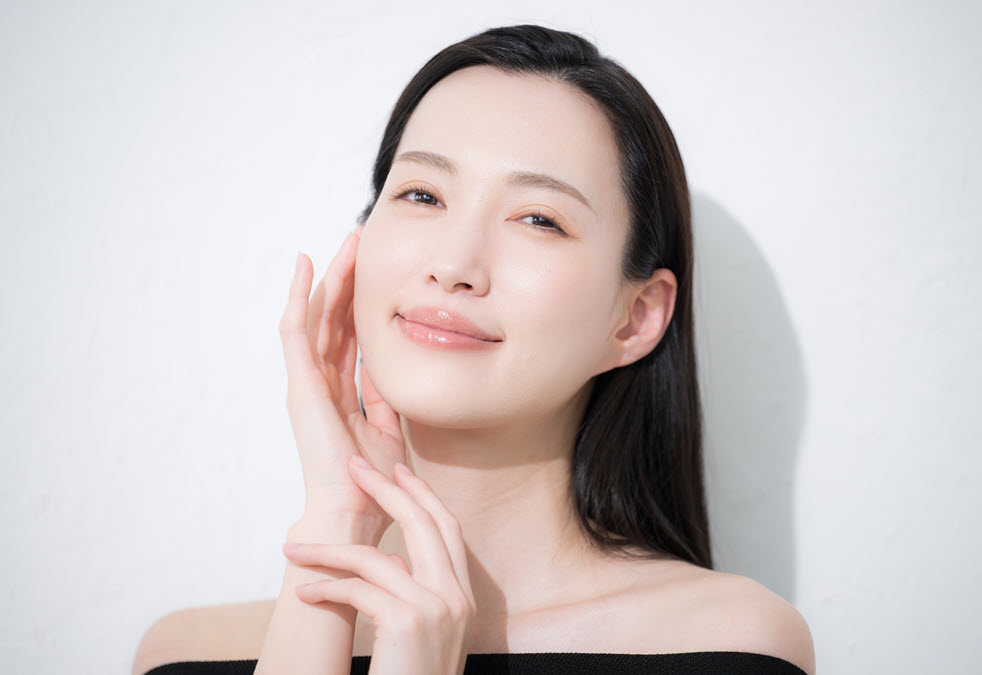
#> input picture images/person2.jpg, 982 x 675 px
$ jupyter execute sec07_noise_remove.ipynb
#> lines starting #> are read from the running program, lines starting #| are printed output that depends on the picture
[cell 1]
import cv2
import numpy as np
import matplotlib.pyplot as plt

# 한글 폰트 설정 (Windows)
plt.rcParams['font.family'] = 'Malgun Gothic'

# 마이너스 기호 깨짐 방지
plt.rcParams['axes.unicode_minus'] = False

[cell 2]
# 원본 이미지 읽기
img_original = cv2.imread("../images/person2.jpg")
#> img_original is the input picture: shape (675, 982, 3); mean B, G, R 199.3, 199.4, 207.8
img_original = cv2.cvtColor(img_original, cv2.COLOR_BGR2RGB)

[cell 3]
# 전체적으로 거친 노이즈 이미지 생성
# - sigma: 표준편차(클수록 노이즈 강함)
def add_gaussian_noise(image_rgb, sigma) -> np.ndarray:
#> called with sigma = 30
    noise = np.random.normal(0, sigma, image_rgb.shape).astype(np.float32)
    noisy = image_rgb.astype(np.float32) + noise
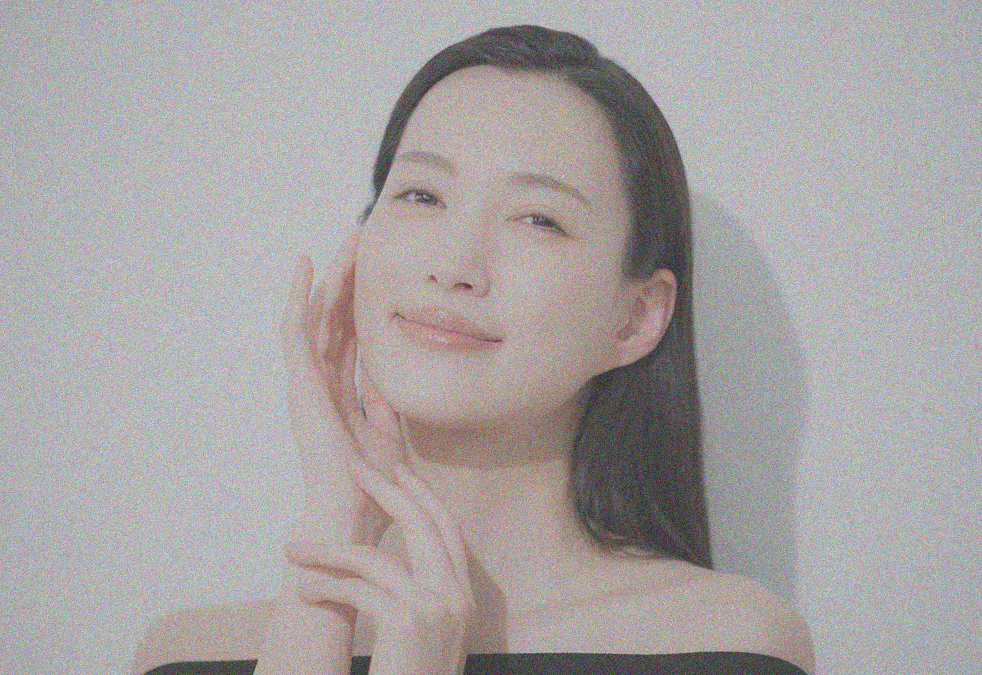
#> noisy: shape (675, 982, 3) float32; mean R, G, B 207.8, 199.4, 199.3; drawn with min black and max white
    return np.clip(noisy, 0, 255).astype(np.uint8)
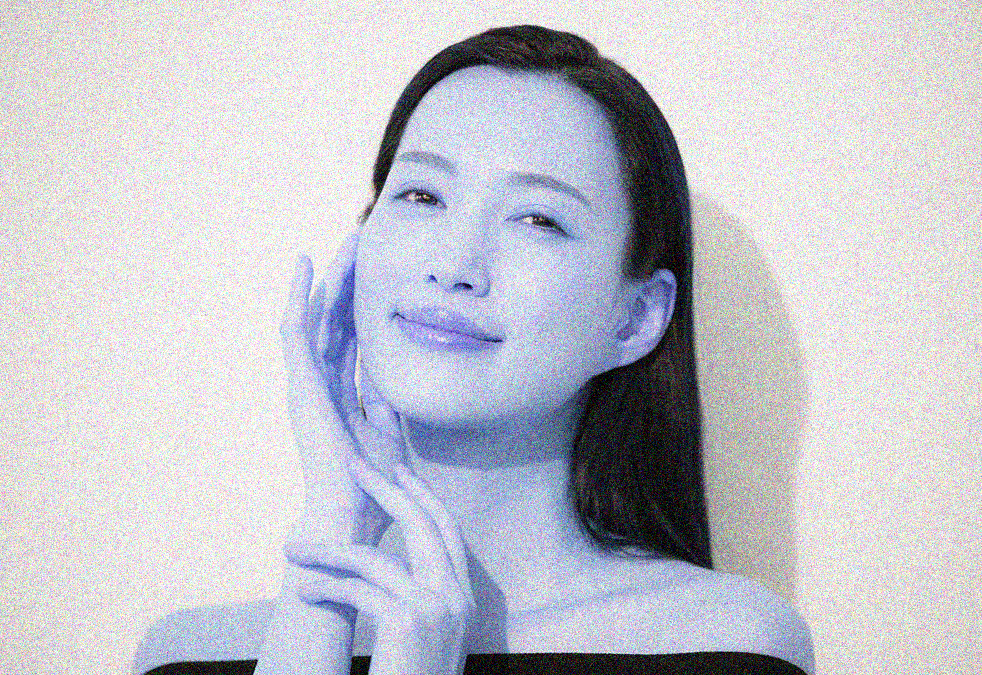
#> returned value: shape (675, 982, 3); mean of channels 0, 1, 2 204.5, 196.6, 195.9; drawn as B, G, R
img_gaussian_noisy = add_gaussian_noise(img_original, sigma=30.0)

# 시각화
fig, axes = plt.subplots(1, 2)

axes[0].set_title("Original")
axes[0].imshow(img_original)
axes[0].axis("off")

axes[1].set_title("Gaussian Noise")
axes[1].imshow(img_gaussian_noisy)
axes[1].axis("off")

plt.show()
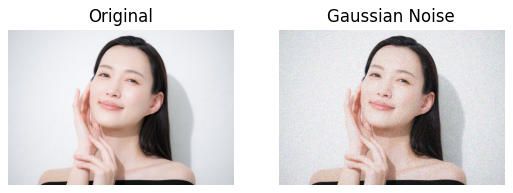
#> figure drawn by matplotlib, 2 panels

[cell 4]
# 소금-후추 노이즈 이미지 생성 (일부 픽셀이 0(검정색) 또는 255(흰색)로 튐)
# amount: 전체 픽셀 중 노이즈가 들어갈 비율 (예: 0.1 = 10%)
# salt_vs_pepper: 노이즈 중 흰색과 검은색 비율(0.5 = 흰색 50%, 검은색 50%)
def add_salt_pepper_noise(image_rgb, amount, salt_vs_pepper) -> np.ndarray:
#> called with amount = 0.1, salt_vs_pepper = 0.5
    noisy = image_rgb.copy()
    h, w = noisy.shape[:2]
#> h = 675; w = 982
    num_pixels = h * w
#> num_pixels = 662850
    num_noisy = int(num_pixels * amount)
#> num_noisy = 66285

    # Salt
    num_salt = int(num_noisy * salt_vs_pepper)
#> num_salt = 33142
    ys = np.random.randint(0, h, num_salt)
    xs = np.random.randint(0, w, num_salt)
    noisy[ys, xs] = 255

    # Pepper
    num_pepper = num_noisy - num_salt
#> num_pepper = 33143
    ys = np.random.randint(0, h, num_pepper)
    xs = np.random.randint(0, w, num_pepper)
    noisy[ys, xs] = 0
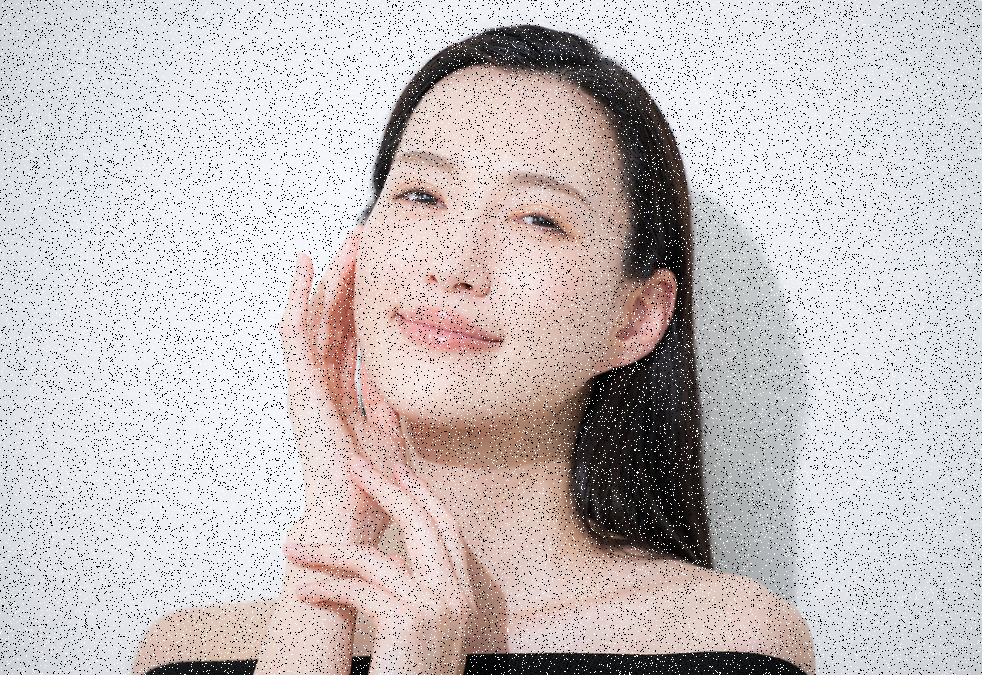
#> noisy: shape (675, 982, 3); mean R, G, B 199.9, 192.3, 192.2

    return noisy
img_sp_noisy = add_salt_pepper_noise(img_original, amount=0.1, salt_vs_pepper=0.5)

# 시각화
fig, axes = plt.subplots(1, 2)

axes[0].set_title("Original")
axes[0].imshow(img_original)
axes[0].axis("off")

axes[1].set_title("Salt & Pepper Noise")
axes[1].imshow(img_sp_noisy)
axes[1].axis("off")

plt.show()

[cell 5]
# 블러 적용 함수: 세 가지 블러 결과를 dict로 반환
def apply_blurs(image_rgb, k) -> dict:
    # 평균 블러 적용
#> called with k = 9
    blur = cv2.blur(image_rgb, (k, k))

    # 가우시안 블러 적용
    # - sigmaX: 가우시안 커널의 표준편차 (클수록 더 부드러운 블러)
    # - sigmaX=0이면 자동 계산
    gaussian = cv2.GaussianBlur(image_rgb, (k, k), sigmaX=0)

    # 미디언 블러 적용: 커널 크기만 받음
    median = cv2.medianBlur(image_rgb, k)
    return {
        "Blur": blur,
        "GaussianBlur": gaussian,
        "MedianBlur": median
    }

# 블러 적용
gaussian_results = apply_blurs(img_gaussian_noisy, k=9)
#> gaussian_results = 3 items
sp_results = apply_blurs(img_sp_noisy, k=9)
#> call 2 of apply_blurs, with k = 9
#> in apply_blurs (call 2), `blur = cv2.blur(image_rgb, (k, k))`:
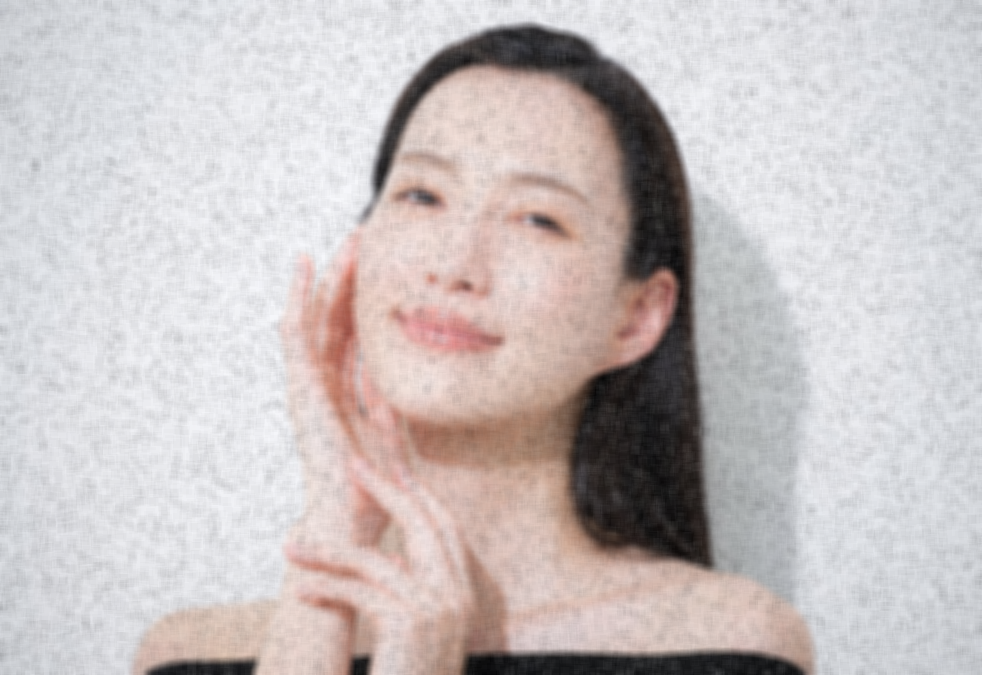
#> blur: shape (675, 982, 3); mean R, G, B 199.9, 192.3, 192.2
#> sp_results = 3 items

[cell 6]
# Figure 생성
fig, axes = plt.subplots(3, 3, figsize=(14, 10))

# 1행: 원본 + 노이즈 2종
axes[0, 0].set_title("Original", fontsize=20)
axes[0, 0].imshow(img_original)
axes[0, 0].axis("off")

axes[0, 1].set_title("Gaussian Noise", fontsize=20)
axes[0, 1].imshow(img_gaussian_noisy)
axes[0, 1].axis("off")

axes[0, 2].set_title("Salt & Pepper Noise", fontsize=20)
axes[0, 2].imshow(img_sp_noisy)
axes[0, 2].axis("off")

# 2행: 가우시안 노이즈에 대한 블러 3종
axes[1, 0].set_title("Gaussian-Noise + Blur", fontsize=20)
axes[1, 0].imshow(gaussian_results["Blur"])
axes[1, 0].axis("off")

axes[1, 1].set_title("Gaussian-Noise + Gaussian", fontsize=20)
axes[1, 1].imshow(gaussian_results["GaussianBlur"])
axes[1, 1].axis("off")

axes[1, 2].set_title("Gaussian-Noise + Median", fontsize=20)
axes[1, 2].imshow(gaussian_results["MedianBlur"])
axes[1, 2].axis("off")

# 3행: 소금-후추 노이즈에 대한 블러 3종
axes[2, 0].set_title("Salt & Pepper Noise + Blur", fontsize=20)
axes[2, 0].imshow(sp_results["Blur"])
axes[2, 0].axis("off")

axes[2, 1].set_title("Salt & Pepper Noise + Gaussian", fontsize=20)
axes[2, 1].imshow(sp_results["GaussianBlur"])
axes[2, 1].axis("off")

axes[2, 2].set_title("Salt & Pepper Noise + Median", fontsize=20)
axes[2, 2].imshow(sp_results["MedianBlur"])
axes[2, 2].axis("off")

# 레이아웃 여백 조정
fig.tight_layout(h_pad=3.0)

# 그래프 출력
plt.show()

$ run again, with images/person1.jpg copied over images/person2.jpg
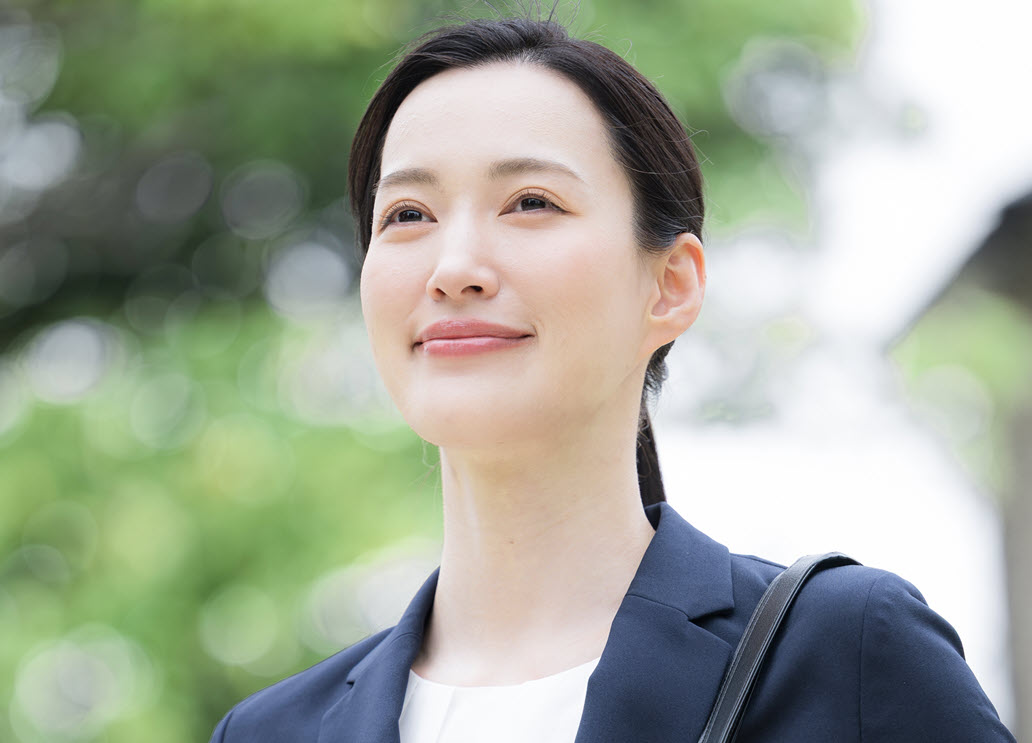
#> input picture images/person1.jpg, 1032 x 743 px
#> img_original is the input picture: shape (743, 1032, 3); mean B, G, R 151.4, 167.6, 159.9
#> in add_gaussian_noise, `return np.clip(noisy, 0, 255).astype(np.uint8)`:
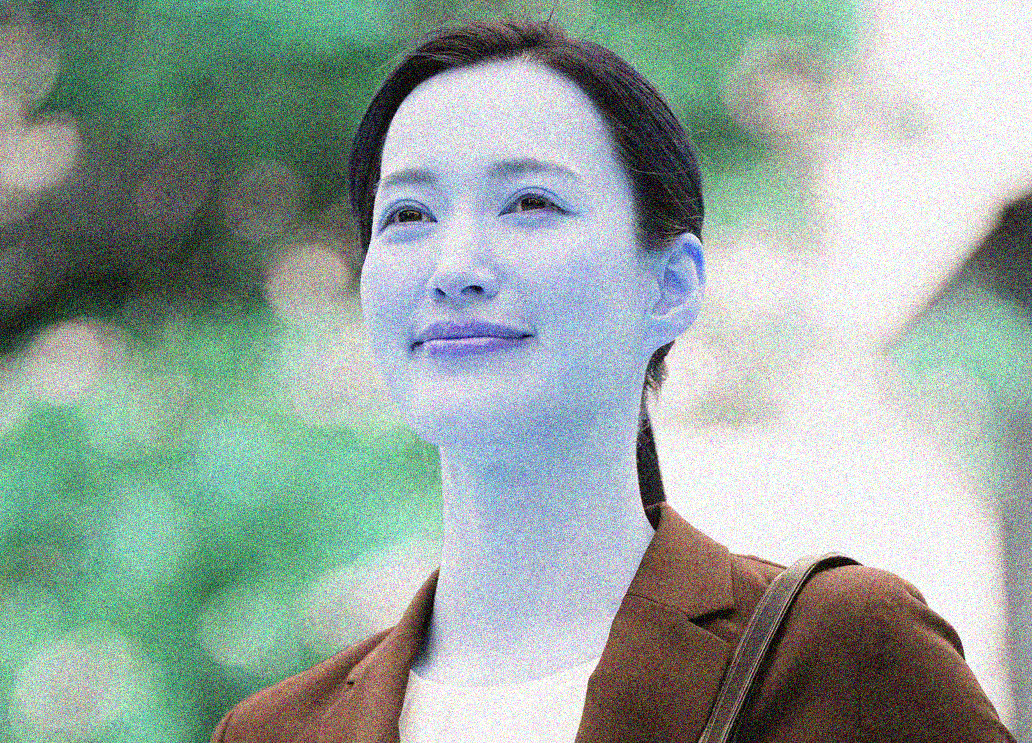
#> returned value: shape (743, 1032, 3); mean of channels 0, 1, 2 157.8, 165.5, 149.3; drawn as B, G, R
#> gaussian_results = 3 items
#> in apply_blurs (call 2), `blur = cv2.blur(image_rgb, (k, k))`:
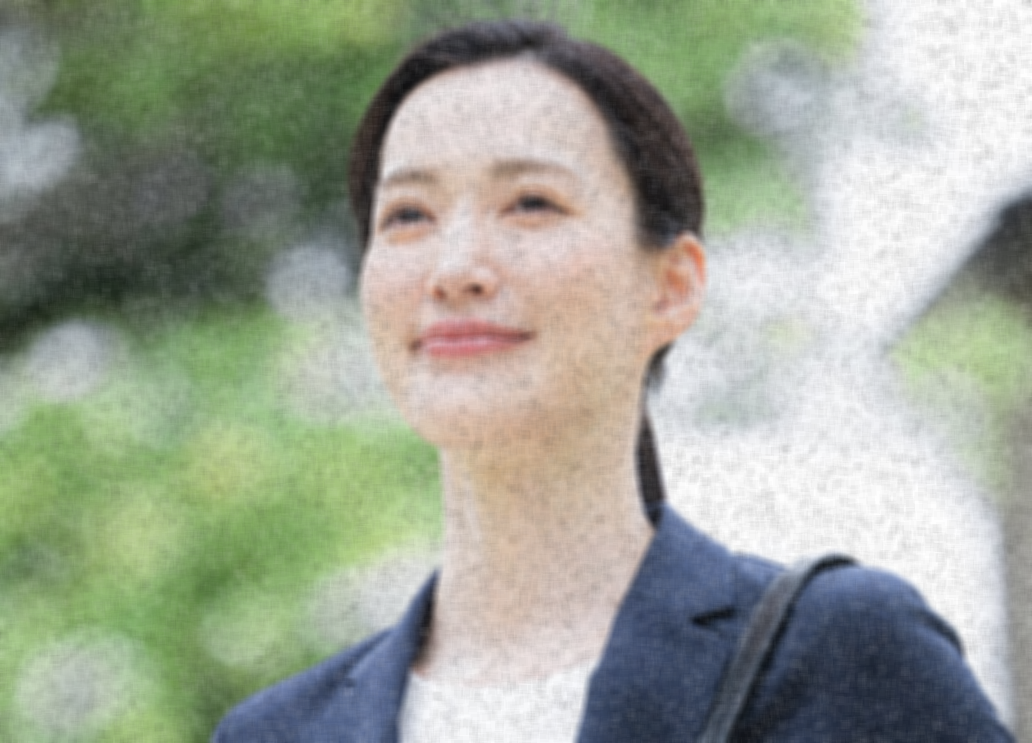
#> blur: shape (743, 1032, 3); mean R, G, B 156.5, 163.5, 148.8

$ run again, with images/blackwhite.jpg copied over images/person2.jpg
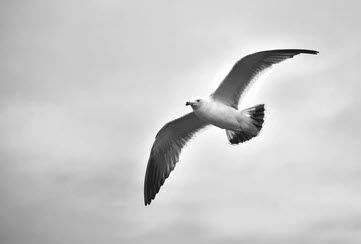
#> input picture images/blackwhite.jpg, 361 x 244 px
#> img_original is the input picture: shape (244, 361, 3); min 9, max 255, mean 201.2
#> in add_gaussian_noise, `return np.clip(noisy, 0, 255).astype(np.uint8)`:
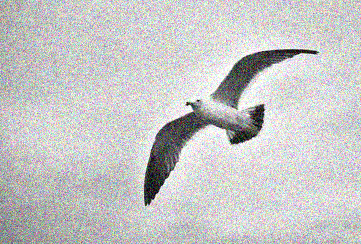
#> returned value: shape (244, 361, 3); mean of channels 0, 1, 2 199.3, 199.5, 199.4; drawn as B, G, R
#> gaussian_results = 3 items
#> in apply_blurs (call 2), `blur = cv2.blur(image_rgb, (k, k))`:
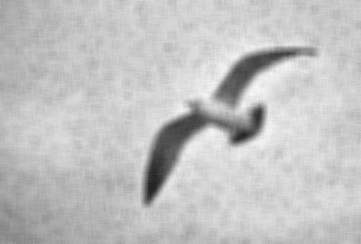
#> blur: shape (244, 361, 3); min 34, max 249, mean 193.9
